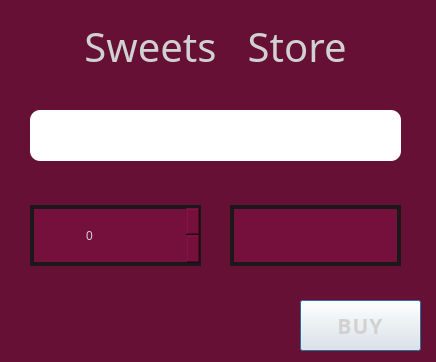
<?xml version="1.0" encoding="UTF-8"?>
<ui version="4.0">
 <class>BuyProductDialog</class>
 <widget class="QDialog" name="BuyProductDialog">
  <property name="geometry">
   <rect>
    <x>0</x>
    <y>0</y>
    <width>436</width>
    <height>362</height>
   </rect>
  </property>
  <property name="windowTitle">
   <string>Dialog</string>
  </property>
  <property name="styleSheet">
   <string notr="true">QDialog {
	background-color: rgb(102, 16, 53);
}</string>
  </property>
  <widget class="QLabel" name="titleLabel">
   <property name="geometry">
    <rect>
     <x>40</x>
     <y>18</y>
     <width>351</width>
     <height>61</height>
    </rect>
   </property>
   <property name="font">
    <font>
     <family>HP Simplified Jpan</family>
     <pointsize>30</pointsize>
     <bold>false</bold>
    </font>
   </property>
   <property name="styleSheet">
    <string notr="true">QLabel {
background-color: rgb(102, 16, 53);
color: rgb(209, 209, 209);
border: 5px solid '#000000';
border-radius: 16px;
padding-bottom: 4px;
}

QLabel::hover {
background-color: rgb(84, 13, 43);
}</string>
   </property>
   <property name="text">
    <string>Sweets   Store</string>
   </property>
   <property name="scaledContents">
    <bool>false</bool>
   </property>
   <property name="alignment">
    <set>Qt::AlignCenter</set>
   </property>
   <property name="wordWrap">
    <bool>false</bool>
   </property>
  </widget>
  <widget class="QLineEdit" name="prodBox">
   <property name="geometry">
    <rect>
     <x>30</x>
     <y>110</y>
     <width>371</width>
     <height>51</height>
    </rect>
   </property>
   <property name="font">
    <font>
     <family>Cascadia Mono</family>
     <pointsize>18</pointsize>
     <italic>false</italic>
     <bold>true</bold>
    </font>
   </property>
   <property name="styleSheet">
    <string notr="true">QLineEdit {
border: 3px solid '#000000';
 text-align: center;
 border-radius:10px;
 padding-top: 5px;
 background: '#661035';
color: rgb(209, 209, 209);
}

QLineEdit::hover {
border: 4px solid '#000000';
}

QLineEdit::focus {
border: 4px solid '#000000';
}</string>
   </property>
   <property name="alignment">
    <set>Qt::AlignCenter</set>
   </property>
   <property name="readOnly">
    <bool>true</bool>
   </property>
   <property name="placeholderText">
    <string/>
   </property>
  </widget>
  <widget class="QPushButton" name="saveBtn">
   <property name="geometry">
    <rect>
     <x>300</x>
     <y>300</y>
     <width>121</width>
     <height>51</height>
    </rect>
   </property>
   <property name="font">
    <font>
     <family>HP Simplified Jpan</family>
     <pointsize>16</pointsize>
     <bold>true</bold>
    </font>
   </property>
   <property name="styleSheet">
    <string notr="true">QPushButton {
background: '#75103c';
color: rgb(209, 209, 209);
border: 4px solid '#1a1818';
letter-spacing: 1px;
}

QPushButton::hover {
background-color: rgb(84, 13, 43);
}</string>
   </property>
   <property name="text">
    <string>BUY</string>
   </property>
  </widget>
  <widget class="QSpinBox" name="qntyBox">
   <property name="geometry">
    <rect>
     <x>30</x>
     <y>205</y>
     <width>171</width>
     <height>61</height>
    </rect>
   </property>
   <property name="styleSheet">
    <string notr="true">QSpinBox {
	border: 4px solid rgb(26, 24, 24);   
	padding-left: 50px;
	padding-top: 4px;
	padding-bottom: 4px;
	font: 700 16pt &quot;Roboto&quot;;
	background: rgb(117, 16, 60);
	color: rgb(209, 209, 209);
}</string>
   </property>
  </widget>
  <widget class="QLineEdit" name="moneyBox">
   <property name="geometry">
    <rect>
     <x>230</x>
     <y>205</y>
     <width>171</width>
     <height>61</height>
    </rect>
   </property>
   <property name="styleSheet">
    <string notr="true">QLineEdit {
	font: 16pt &quot;HP Simpified Jpan&quot;;
	border: 4px solid rgb(26, 24, 24);
	background: rgb(117, 16, 60);
	color: rgb(209, 209, 209);
}

QLineEdit::hover {
border: 4px solid '#000000';
}

QLineEdit::focus {
border: 4px solid '#000000';
}</string>
   </property>
   <property name="alignment">
    <set>Qt::AlignCenter</set>
   </property>
   <property name="readOnly">
    <bool>true</bool>
   </property>
   <property name="placeholderText">
    <string/>
   </property>
  </widget>
 </widget>
 <resources/>
 <connections/>
</ui>
